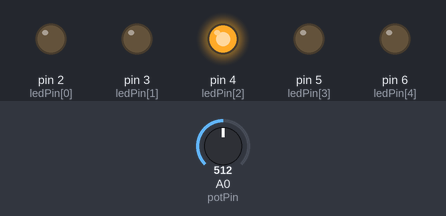
Recording of a sketch running on a simulated Arduino Uno, built with avr-gcc and run on an emulated ATmega328P. On the bench: output pins drawn as LEDs (lit = HIGH). The inputs (shaded band) are chosen by the test bench; at power-on: A0 (potPin) = 512.

Above: at 1.2 s.
1.3 s: A0 (potPin) set to 665
2.8 s: A0 (potPin) set to 697
At 3.1 s:
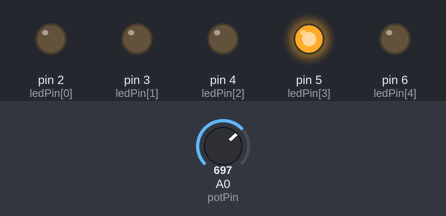
4.3 s: A0 (potPin) set to 511
At 5.5 s:
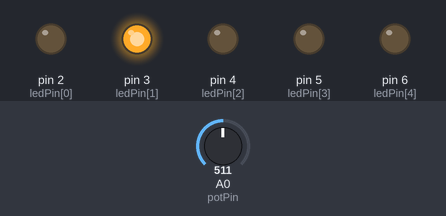
5.9 s: A0 (potPin) set to 348
7.4 s: A0 (potPin) set to 332
At 7.9 s:
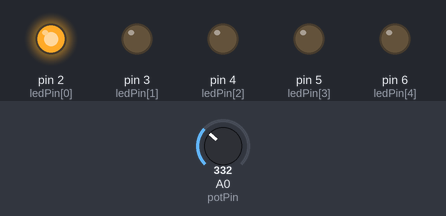
8.9 s: A0 (potPin) set to 716
At 10.4 s:
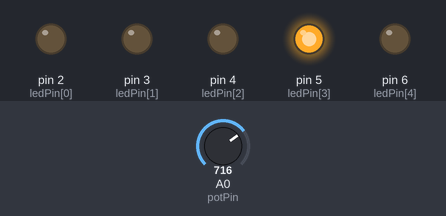
Timing chart, 0 to 11.5 s (numbered marks = the images above; inputs shaded):
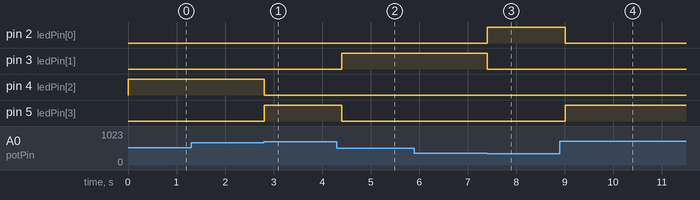

The sketch:

main.ino
```cpp
const int potPin = A0;
const int ledPin[] = {2, 3, 4, 5, 6};

void setup() {
  for (int i = 0; i < (sizeof(ledPin) / sizeof(ledPin[0])); i++) pinMode(ledPin[i], OUTPUT);
}

void loop() {
  int potValue = analogRead(potPin);
  int level = map(potValue, 0, 1023, 0, 6);
  for (int i = 0; i < (sizeof(ledPin) / sizeof(ledPin[0])); i++) {
    if (level == 6 || i == level - 1) {
      digitalWrite(ledPin[i], HIGH);
    } else {
      digitalWrite(ledPin[i], LOW);
    }
  }

  delay(200);
}
```

Measured:
- the behaviour switches between 681 and 682 on A0 (potPin) (found by bisection; images 0 and 1)
- the behaviour switches between 341 and 340 on A0 (potPin) (found by bisection; images 2 and 3)
- after the input at 1.3 s, every drawn part: stays the same
- after the input at 2.8 s, pin 4 (ledPin[2]): HIGH → LOW at once; pin 5 (ledPin[3]): LOW → HIGH at once
- after the input at 4.3 s, pin 3 (ledPin[1]): LOW → HIGH after 0.10 s; pin 5 (ledPin[3]): HIGH → LOW after 0.10 s
- after the input at 5.9 s, every drawn part: stays the same
- after the input at 7.4 s, pin 2 (ledPin[0]): LOW → HIGH at once; pin 3 (ledPin[1]): HIGH → LOW at once
- after the input at 8.9 s, pin 2 (ledPin[0]): HIGH → LOW after 0.11 s; pin 5 (ledPin[3]): LOW → HIGH after 0.11 s
